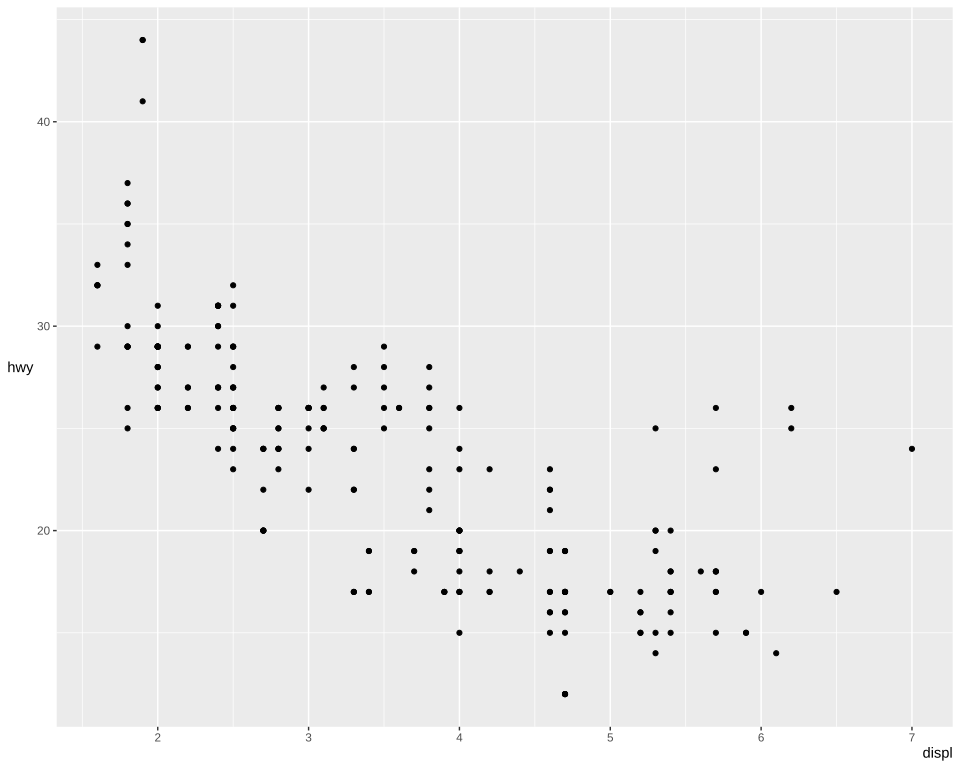

Source code (R):
# The plot test/golden/theme_text_axis_titles.svg draws, drawn by ggplot2 itself, as ggplot2's own
# visual tests draw their snapshots: the independent check on that golden whenever it changes. The
# suite never runs this; it needs R, ggplot2 and vdiffr, saved as the Docker image
# giggly-r:ggplot2-4.0.3. From the repository's root:
#
#   docker run --rm -v "$PWD/test/golden":/golden:ro giggly-r:ggplot2-4.0.3 \
#     Rscript /golden/theme_text_axis_titles.R > theme_text_axis_titles.ggplot2.svg
#
# and compare the two drawings element by element, as test/golden/point.R describes.
#
# mpg's highway mileage against engine size, the y axis's title level and centred down the panel
# (`angle = 0, vjust = 0.5`), the x axis's at the panel's right (`hjust = 1`).
#
# First checked with ggplot2 4.0.3 and vdiffr 1.0.9: every element and clip path matches, and the
# one departure is test/golden/point.R's, the x axis drawn before the y.

library(ggplot2)

plot <- ggplot(mpg, aes(displ, hwy)) +
  geom_point() +
  theme_gray() +
  theme(
    axis.title.y = element_text(angle = 0, vjust = 0.5),
    axis.title.x = element_text(hjust = 1)
  )

file <- tempfile(fileext = ".svg")
vdiffr::write_svg(plot, file)
cat(readLines(file), sep = "\n")
